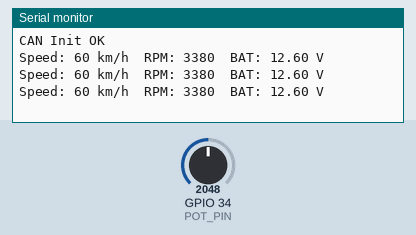
The sketch below on a simulated ESP32. Shown: the last lines printed to the serial monitor. The inputs (shaded band) are chosen by the test bench; at power-on: GPIO 34 (POT_PIN) = 2048.

Above: at 1.2 s.
1.3 s: GPIO 34 (POT_PIN) set to 2866
At 1.9 s:
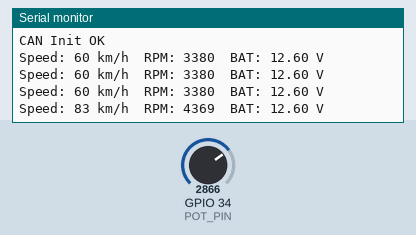
2.8 s: GPIO 34 (POT_PIN) set to 3603
At 3.3 s:
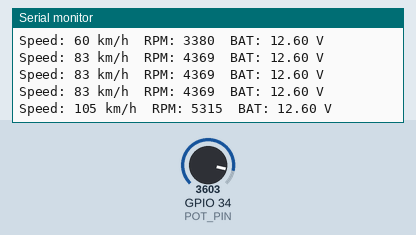
Timing chart, 0 to 5.8 s (numbered marks = the images above; inputs shaded):
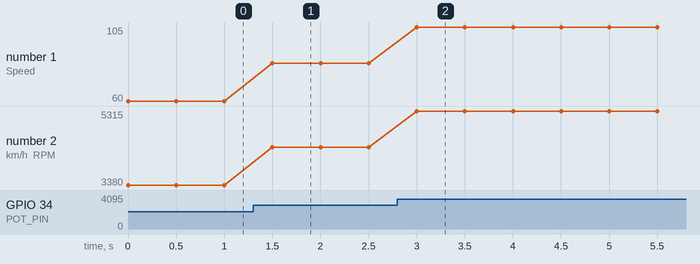

The sketch:

Engine_ECU.ino
```cpp
#include <SPI.h>
#include <mcp_can.h>

#define CAN_CS 5
#define POT_PIN 34

MCP_CAN CAN(CAN_CS);

volatile int potValue = 0;
volatile int speed = 0;
volatile int rpm = 800;
volatile int battery = 126;

// --------------------o
// Sensor Task
// --------------------
void SensorTask(void *pvParameters)
{
  while(1)
  {
    potValue = analogRead(POT_PIN);

    vTaskDelay(20 / portTICK_PERIOD_MS);
  }
}

// --------------------
// Calculation Task
// --------------------
void CalculationTask(void *pvParameters)
{
  while(1)
  {
    speed = map(potValue, 0, 4095, 0, 120);

    if(speed == 0)
      rpm = 800;
    else
      rpm = 800 + (speed * 43);

    vTaskDelay(50 / portTICK_PERIOD_MS);
  }
}

// --------------------
// CAN Task
// --------------------
void CANTask(void *pvParameters)
{
  while(1)
  {
    byte speedData[1];
    speedData[0] = speed;

    byte rpmData[2];
    rpmData[0] = rpm >> 8;
    rpmData[1] = rpm & 0xFF;

    byte battData[1];
    battData[0] = battery;

    CAN.sendMsgBuf(0x100, 0, 1, speedData);

    CAN.sendMsgBuf(0x101, 0, 2, rpmData);

    CAN.sendMsgBuf(0x102, 0, 1, battData);

    vTaskDelay(100 / portTICK_PERIOD_MS);
  }
}

// --------------------
// Debug Task
// --------------------
void DebugTask(void *pvParameters)
{
  while(1)
  {
    Serial.print("Speed: ");
    Serial.print(speed);

    Serial.print(" km/h  RPM: ");
    Serial.print(rpm);

    Serial.print("  BAT: ");
    Serial.print(battery / 10.0);

    Serial.println(" V");

    vTaskDelay(500 / portTICK_PERIOD_MS);
  }
}

void setup()
{
  Serial.begin(115200);

  while (CAN.begin(MCP_ANY, CAN_125KBPS, MCP_8MHZ) != CAN_OK)
  {
    Serial.println("CAN Init Failed");
    delay(1000);
  }

  Serial.println("CAN Init OK");

  CAN.setMode(MCP_NORMAL);

  xTaskCreate(
    SensorTask,
    "SensorTask",
    2048,
    NULL,
    1,
    NULL);

  xTaskCreate(
    CalculationTask,
    "CalculationTask",
    2048,
    NULL,
    1,
    NULL);

  xTaskCreate(
    CANTask,
    "CANTask",
    4096,
    NULL,
    1,
    NULL);

  xTaskCreate(
    DebugTask,
    "DebugTask",
    2048,
    NULL,
    1,
    NULL);
}

void loop()
{
}
```

Measured:
- after the input at 1.3 s, the serial monitor: prints a new line after 0.20 s (image 1)
- after the input at 2.8 s, the serial monitor: prints a new line after 0.20 s (image 2)
- plotted number 1: 60 → 83 after the input at 1.3 s, 83 → 105 after the input at 2.8 s
- plotted number 2: 3380 → 4369 after the input at 1.3 s, 4369 → 5315 after the input at 2.8 s
